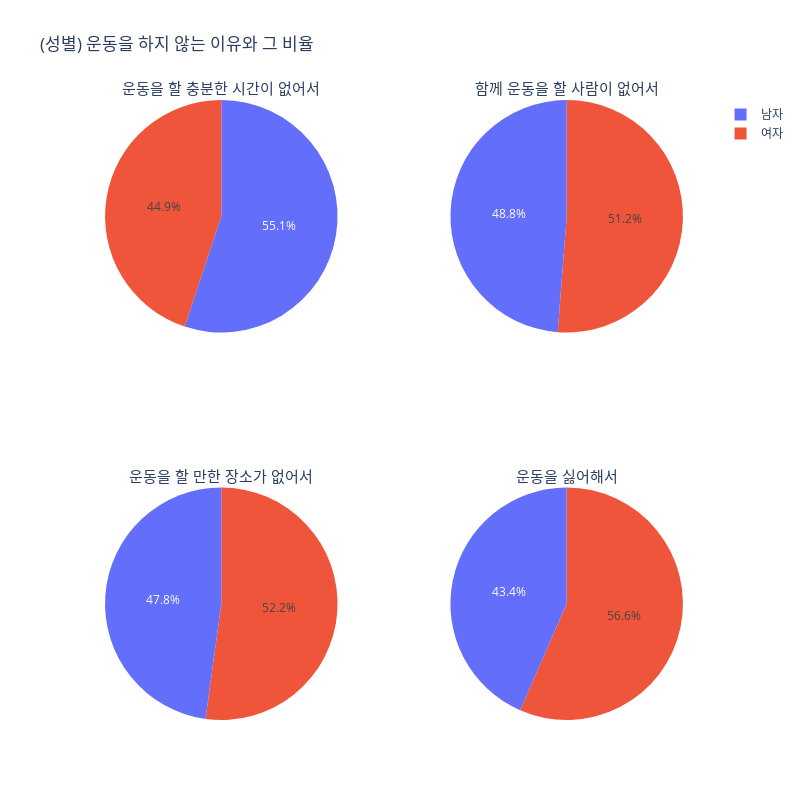

Notebook code cell kept with this figure:
### Code cell
# 1. (성별) 운동을 하지 않는 이유와 비율 - 시각화

# 2x2 서브플롯 생성, 원 그래프를 위한 서브플롯 유형 지정
fig = make_subplots(
    rows=2, cols=2,
    subplot_titles=("운동을 할 충분한 시간이 없어서", "함께 운동을 할 사람이 없어서",
                    "운동을 할 만한 장소가 없어서", "운동을 싫어해서"),
    specs=[[{"type": "pie"}, {"type": "pie"}], [{"type": "pie"}, {"type": "pie"}]]
)

# 첫 번째 서브플롯: 운동을 할 충분한 시간이 없어서
fig.add_trace(go.Pie(labels=data1['분류'], values=data1['운동을 할 충분한 시간이 없어서']), row=1, col=1)

# 두 번째 서브플롯: 함께 운동을 할 사람이 없어서
fig.add_trace(go.Pie(labels=data1['분류'], values=data1['함께 운동을 할 사람이 없어서']), row=1, col=2)

# 세 번째 서브플롯: 운동을 할 만한 장소가 없어서
fig.add_trace(go.Pie(labels=data1['분류'], values=data1['운동을 할 만한 장소가 없어서']), row=2, col=1)

# 네 번째 서브플롯: 운동을 싫어해서
fig.add_trace(go.Pie(labels=data1['분류'], values=data1['운동을 싫어해서']), row=2, col=2)

# 이미지 크기 설정
fig.update_layout(width=800, height=800)
fig.update_annotations(font=dict(size=15)) # 폰트 사이즈 설정
fig.update_layout(title_text=('(성별) 운동을 하지 않는 이유와 그 비율')) # 타이틀 설정|

fig.show()

### Figure 1 — Plotly figure (JSON) as saved in the notebook; plotly's stock layout.template omitted (floating-point values rounded to 4 significant figures)
{"data": [{"domain": {"x": [0, 0.45], "y": [0.625, 1]}, "labels": ["남자", "여자"], "type": "pie", "values": [55.2, 45]}, {"domain": {"x": [0.55, 1], "y": [0.625, 1]}, "labels": ["남자", "여자"], "type": "pie", "values": ["7.9", "8.3"]}, {"domain": {"x": [0, 0.45], "y": [0, 0.375]}, "labels": ["남자", "여자"], "type": "pie", "values": [5.5, 6]}, {"domain": {"x": [0.55, 1], "y": [0, 0.375]}, "labels": ["남자", "여자"], "type": "pie", "values": [29.8, 38.8]}], "layout": {"annotations": [{"font": {"size": 15}, "showarrow": false, "text": "운동을 할 충분한 시간이 없어서", "x": 0.225, "xanchor": "center", "xref": "paper", "y": 1, "yanchor": "bottom", "yref": "paper"}, {"font": {"size": 15}, "showarrow": false, "text": "함께 운동을 할 사람이 없어서", "x": 0.775, "xanchor": "center", "xref": "paper", "y": 1, "yanchor": "bottom", "yref": "paper"}, {"font": {"size": 15}, "showarrow": false, "text": "운동을 할 만한 장소가 없어서", "x": 0.225, "xanchor": "center", "xref": "paper", "y": 0.375, "yanchor": "bottom", "yref": "paper"}, {"font": {"size": 15}, "showarrow": false, "text": "운동을 싫어해서", "x": 0.775, "xanchor": "center", "xref": "paper", "y": 0.375, "yanchor": "bottom", "yref": "paper"}], "height": 800, "title": {"text": "(성별) 운동을 하지 않는 이유와 그 비율"}, "width": 800}}
